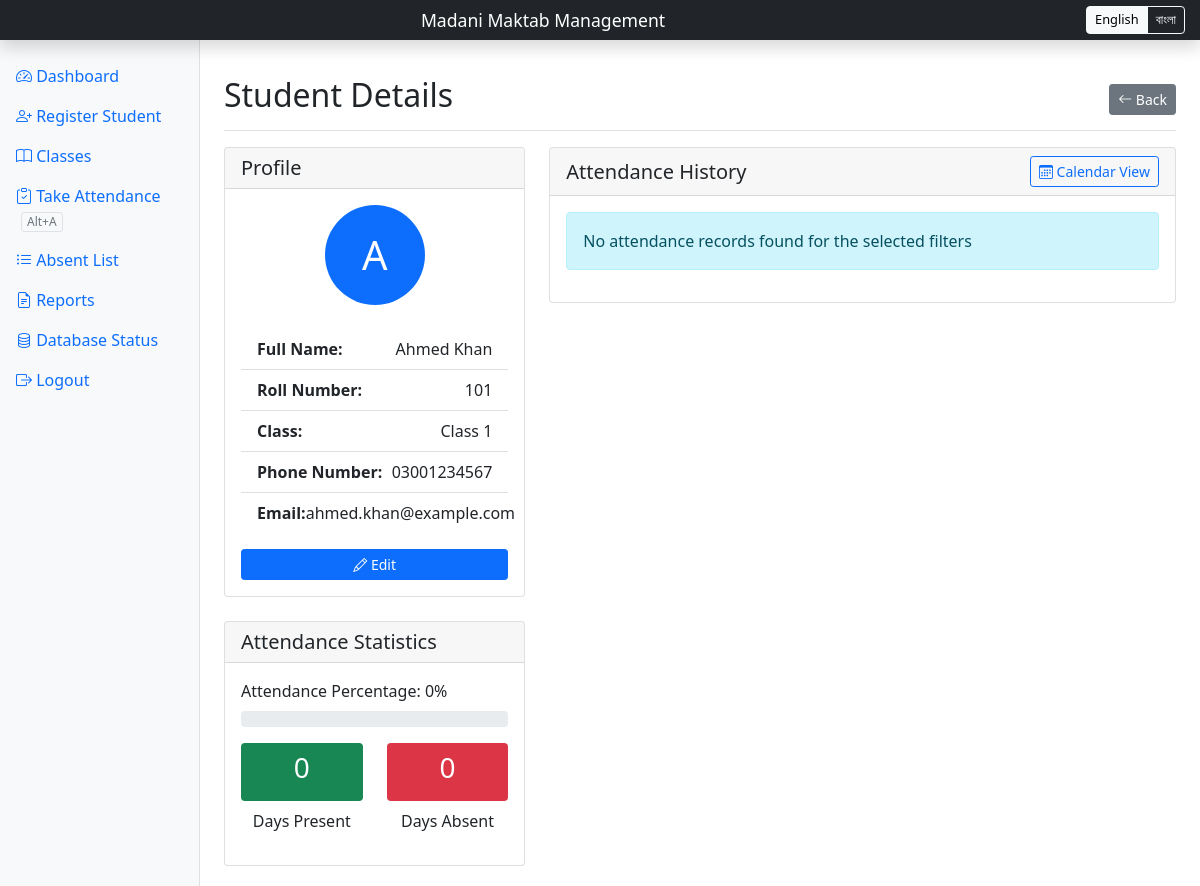
The page /student/1 (signed in) on the database its author committed.
### main.py (models this page shows, shortened)
class Student(db.Model):
    id = db.Column(db.Integer, primary_key=True)
    name = db.Column(db.String(100), nullable=False)
    roll_number = db.Column(db.String(20), unique=True, nullable=False)
    class_id = db.Column(db.Integer, db.ForeignKey('class.id'), nullable=False)
    phone = db.Column(db.String(15), nullable=True)
    email = db.Column(db.String(100), nullable=True)
    attendance = db.relationship('Attendance', backref='student', lazy=True)
    class_relation = db.relationship('Class', backref='students', lazy=True)  # Define the relationship

class Class(db.Model):
    id = db.Column(db.Integer, primary_key=True)
    name = db.Column(db.String(50), unique=True, nullable=False)

### main.py (the view)
@app.route('/student/<int:student_id>')
@login_required
def student_details(student_id):
    student = Student.query.get_or_404(student_id)
    end_date = date.today()
    start_date = end_date - timedelta(days=30)
    attendance_records = Attendance.query.filter_by(student_id=student.id).filter(
        Attendance.date.between(str(start_date), str(end_date))
    ).order_by(Attendance.date.desc()).all()
    total_days = len(attendance_records)
    days_present = sum(1 for record in attendance_records if record.status == 'Present')
    days_absent = total_days - days_present
    attendance_percentage = round(days_present / total_days * 100, 1) if total_days > 0 else 0
    return render_template('student_details.html',
                         student=student,
                         attendance_records=attendance_records,
                         days_present=days_present,
                         days_absent=days_absent,
                         attendance_percentage=attendance_percentage,
                         total_days=total_days)

### main.py (called while the page is built)
@login_manager.user_loader
def load_user(user_id):
    return User.query.get(int(user_id))

@app.context_processor
def inject_translations():
    lang = session.get('lang', 'en')
    return {'_': translations[lang]}

### templates/student_details.html (shortened to what this page needs)
{% extends "base.html" %}
{% block content %}
<div class="d-flex justify-content-between flex-wrap flex-md-nowrap align-items-center pt-3 pb-2 mb-3 border-bottom">
    <h1 class="h2">{{ _['student_details'] }}</h1>
    <div class="btn-toolbar mb-2 mb-md-0">
        <a href="{{ url_for('register') }}" class="btn btn-sm btn-secondary">
            <i class="bi bi-arrow-left"></i> {{ _['back'] }}
        </a>
    </div>
</div>
<div class="row">
    <div class="col-md-4">
        <div class="card mb-4">
            <div class="card-header">
                <h5 class="card-title mb-0">{{ _['profile'] }}</h5>
            </div>
            <div class="card-body">
                <div class="text-center mb-4">
                    <div class="avatar-placeholder bg-primary text-white rounded-circle d-inline-flex justify-content-center align-items-center" style="width: 100px; height: 100px; font-size: 2.5rem;">
                        {{ student.name[0]|upper }}
                    </div>
                </div>
                <ul class="list-group list-group-flush">
                    <li class="list-group-item d-flex justify-content-between align-items-center">
                        <strong>{{ _['full_name'] }}:</strong>
                        <span>{{ student.name }}</span>
                    </li>
                    <li class="list-group-item d-flex justify-content-between align-items-center">
                        <strong>{{ _['roll_number'] }}:</strong>
                        <span>{{ student.roll_number }}</span>
                    </li>
                    <li class="list-group-item d-flex justify-content-between align-items-center">
                        <strong>{{ _['class'] }}:</strong>
                        <span>{{ student.class_relation.name }}</span>
                    </li>
                    <li class="list-group-item d-flex justify-content-between align-items-center">
                        <strong>{{ _['phone_number'] }}:</strong>
                        <span>{{ student.phone or '-' }}</span>
                    </li>
                    <li class="list-group-item d-flex justify-content-between align-items-center">
                        <strong>{{ _['email'] }}:</strong>
                        <span>{{ student.email or '-' }}</span>
                    </li>
                </ul>
                <div class="mt-3">
                    <a href="{{ url_for('edit_student', student_id=student.id) }}" class="btn btn-primary btn-sm w-100">
                        <i class="bi bi-pencil"></i> {{ _['edit'] }}
                    </a>
                </div>
            </div>
        </div>
        <div class="card">
            <div class="card-header">
                <h5 class="card-title mb-0">{{ _['attendance_statistics'] }}</h5>
            </div>
            <div class="card-body">
                <div class="mb-3">
                    <label class="form-label">{{ _['attendance_percentage'] }}: {{ attendance_percentage }}%</label>
                    <div class="progress">
                    </div>
                </div>
                <div class="row text-center">
                    <div class="col-6">
                        <div class="bg-success text-white p-2 rounded mb-2">
                            <h3>{{ days_present }}</h3>
                        </div>
                        <p>{{ _['days_present'] }}</p>
                    </div>
                    <div class="col-6">
                        <div class="bg-danger text-white p-2 rounded mb-2">
                            <h3>{{ days_absent }}</h3>
                        </div>
                        <p>{{ _['days_absent'] }}</p>
                    </div>
                </div>
            </div>
        </div>
    </div>
    <div class="col-md-8">
        <div class="card">
            <div class="card-header d-flex justify-content-between align-items-center">
                <h5 class="card-title mb-0">{{ _['attendance_history'] }}</h5>
                <button class="btn btn-sm btn-outline-primary" id="toggleCalendarView">
                    <i class="bi bi-calendar3"></i> {{ _['calendar_view'] }}
                </button>
            </div>
            <div class="card-body">
                <div id="listView">
                    {% if attendance_records %}
                    <div class="table-responsive">
                        <table class="table table-striped">
                            <thead>
                                <tr>
                                    <th>{{ _['date'] }}</th>
                                    <th>{{ _['status'] }}</th>
                                    <th>{{ _['reason'] }}</th>
                                </tr>
                            </thead>
                            <tbody>
                                {% for record in attendance_records %}
                                <tr>
                                    <td>{{ record.date }}</td>
                                    <td>
                                        <span class="badge {% if record.status == 'Present' %}bg-success{% else %}bg-danger{% endif %}">
                                            {{ record.status }}
                                        </span>
                                    </td>
                                    <td>{{ record.reason or '-' }}</td>
                                </tr>
                                {% endfor %}
                            </tbody>
                        </table>
                    </div>
                    {% else %}
                    <div class="alert alert-info">
                        {{ _['no_records'] }}
                    </div>
                    {% endif %}
                </div>
            </div>
        </div>
    </div>
</div>
{% endblock %}

### rows shown on the page
Student: name "A", name "Ahmed Khan", roll_number "101", phone "03001234567", email "ahmed.khan@example.com"
Class: class_relation.name "Class 1"

### other values the page prints
{{ _['dashboard'] }} "Dashboard"
{{ _['register_student'] }} "Register Student"
{{ _['classes'] }} "Classes"
{{ _['take_attendance'] }} "Take Attendance"
{{ _['absent_list'] }} "Absent List"
{{ _['reports'] }} "Reports"
{{ _['db_status'] }} "Database Status"
{{ _['logout'] }} "Logout"
{{ _['student_details'] }} "Student Details"
{{ _['back'] }} "Back"
{{ _['profile'] }} "Profile"
{{ _['full_name'] }} "Full Name"
{{ _['roll_number'] }} "Roll Number"
{{ _['class'] }} "Class"
{{ _['phone_number'] }} "Phone Number"
